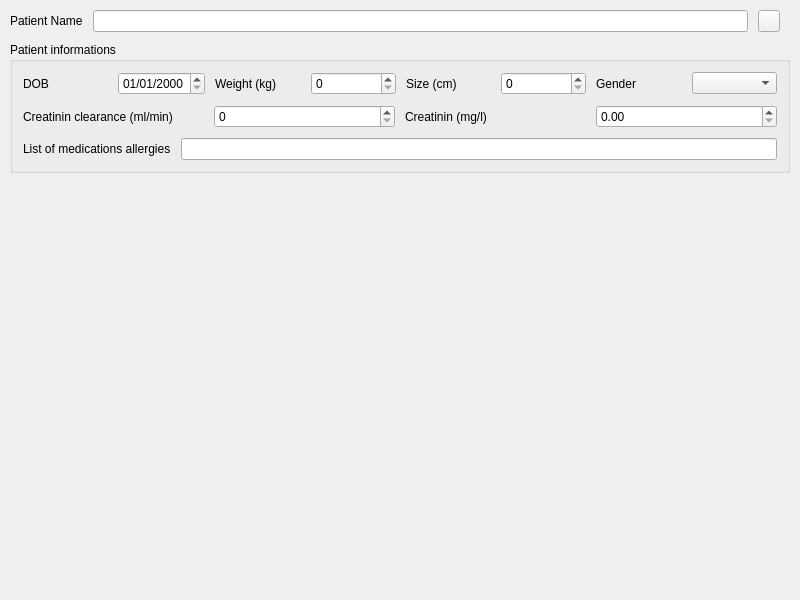
<?xml version="1.0" encoding="UTF-8"?>
<ui version="4.0">
 <class>MainWin::Internal::MainWindow</class>
 <widget class="QMainWindow" name="MainWin::Internal::MainWindow">
  <property name="geometry">
   <rect>
    <x>0</x>
    <y>0</y>
    <width>800</width>
    <height>600</height>
   </rect>
  </property>
  <widget class="QWidget" name="centralwidget">
   <layout class="QGridLayout" name="gridLayout_2">
    <property name="margin">
     <number>10</number>
    </property>
    <property name="spacing">
     <number>10</number>
    </property>
    <item row="0" column="0">
     <widget class="QLabel" name="label">
      <property name="text">
       <string>Patient Name</string>
      </property>
     </widget>
    </item>
    <item row="0" column="1">
     <widget class="QLineEdit" name="patientName"/>
    </item>
    <item row="1" column="0" colspan="4">
     <widget class="QGroupBox" name="patientInformations">
      <property name="title">
       <string>Patient informations</string>
      </property>
      <layout class="QGridLayout" name="gridLayout">
       <property name="margin">
        <number>10</number>
       </property>
       <property name="spacing">
        <number>10</number>
       </property>
       <item row="0" column="0">
        <layout class="QHBoxLayout" name="horizontalLayout">
         <item>
          <widget class="QLabel" name="dobLabel">
           <property name="text">
            <string>DOB</string>
           </property>
          </widget>
         </item>
         <item>
          <widget class="QDateEdit" name="dobDateEdit">
           <property name="sizePolicy">
            <sizepolicy hsizetype="Fixed" vsizetype="Fixed">
             <horstretch>0</horstretch>
             <verstretch>0</verstretch>
            </sizepolicy>
           </property>
           <property name="displayFormat">
            <string>dd/MM/yyyy</string>
           </property>
          </widget>
         </item>
         <item>
          <widget class="QLabel" name="label_2">
           <property name="text">
            <string>Weight (kg)</string>
           </property>
          </widget>
         </item>
         <item>
          <widget class="QSpinBox" name="patientWeight">
           <property name="minimum">
            <number>0</number>
           </property>
           <property name="maximum">
            <number>300</number>
           </property>
           <property name="value">
            <number>0</number>
           </property>
          </widget>
         </item>
         <item>
          <widget class="QLabel" name="label_3">
           <property name="text">
            <string>Size (cm)</string>
           </property>
          </widget>
         </item>
         <item>
          <widget class="QSpinBox" name="patientSize">
           <property name="minimum">
            <number>0</number>
           </property>
           <property name="maximum">
            <number>300</number>
           </property>
           <property name="value">
            <number>0</number>
           </property>
          </widget>
         </item>
         <item>
          <widget class="QLabel" name="label_4">
           <property name="text">
            <string>Gender</string>
           </property>
          </widget>
         </item>
         <item>
          <widget class="QComboBox" name="sexCombo">
           <item>
            <property name="text">
             <string/>
            </property>
           </item>
           <item>
            <property name="text">
             <string>M</string>
            </property>
           </item>
           <item>
            <property name="text">
             <string>F</string>
            </property>
           </item>
          </widget>
         </item>
        </layout>
       </item>
       <item row="1" column="0">
        <layout class="QHBoxLayout" name="horizontalLayout_2">
         <item>
          <widget class="QLabel" name="label_5">
           <property name="text">
            <string>Creatinin clearance (ml/min)</string>
           </property>
          </widget>
         </item>
         <item>
          <widget class="QSpinBox" name="patientClCr">
           <property name="minimum">
            <number>0</number>
           </property>
           <property name="maximum">
            <number>170</number>
           </property>
           <property name="value">
            <number>0</number>
           </property>
          </widget>
         </item>
         <item>
          <widget class="QLabel" name="label_6">
           <property name="text">
            <string>Creatinin (mg/l)</string>
           </property>
          </widget>
         </item>
         <item>
          <widget class="QDoubleSpinBox" name="patientCreatinin">
           <property name="minimum">
            <double>0.000000000000000</double>
           </property>
           <property name="maximum">
            <double>200.000000000000000</double>
           </property>
           <property name="value">
            <double>0.000000000000000</double>
           </property>
          </widget>
         </item>
        </layout>
       </item>
       <item row="2" column="0">
        <layout class="QHBoxLayout" name="horizontalLayout_3">
         <item>
          <widget class="QLabel" name="label_7">
           <property name="text">
            <string>List of medications allergies</string>
           </property>
          </widget>
         </item>
         <item>
          <widget class="QLineEdit" name="listOfAllergies"/>
         </item>
        </layout>
       </item>
      </layout>
     </widget>
    </item>
    <item row="2" column="0" colspan="4">
     <widget class="DrugsWidget::DrugsCentralWidget" name="m_CentralWidget" native="true">
      <property name="sizePolicy">
       <sizepolicy hsizetype="Expanding" vsizetype="Expanding">
        <horstretch>0</horstretch>
        <verstretch>0</verstretch>
       </sizepolicy>
      </property>
     </widget>
    </item>
    <item row="0" column="2">
     <widget class="QPushButton" name="morePatientInfoButton">
      <property name="sizePolicy">
       <sizepolicy hsizetype="Maximum" vsizetype="Maximum">
        <horstretch>0</horstretch>
        <verstretch>0</verstretch>
       </sizepolicy>
      </property>
      <property name="minimumSize">
       <size>
        <width>22</width>
        <height>22</height>
       </size>
      </property>
      <property name="maximumSize">
       <size>
        <width>22</width>
        <height>22</height>
       </size>
      </property>
      <property name="text">
       <string/>
      </property>
      <property name="checkable">
       <bool>true</bool>
      </property>
     </widget>
    </item>
   </layout>
  </widget>
 </widget>
 <customwidgets>
  <customwidget>
   <class>DrugsWidget::DrugsCentralWidget</class>
   <extends>QWidget</extends>
   <header location="global">drugsplugin/drugswidget/mfDrugsCentralWidget.h</header>
   <container>1</container>
  </customwidget>
 </customwidgets>
 <resources/>
 <connections>
  <connection>
   <sender>morePatientInfoButton</sender>
   <signal>toggled(bool)</signal>
   <receiver>patientInformations</receiver>
   <slot>setVisible(bool)</slot>
   <hints>
    <hint type="sourcelabel">
     <x>787</x>
     <y>48</y>
    </hint>
    <hint type="destinationlabel">
     <x>786</x>
     <y>76</y>
    </hint>
   </hints>
  </connection>
 </connections>
</ui>
